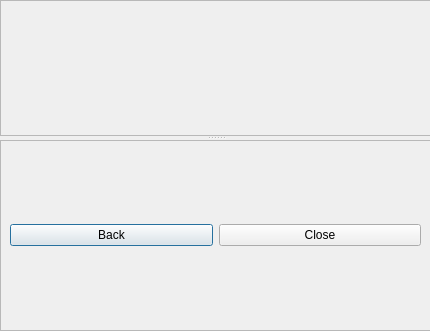
<?xml version="1.0" encoding="UTF-8"?>
<ui version="4.0">
 <class>DevWindow</class>
 <widget class="QDialog" name="DevWindow">
  <property name="geometry">
   <rect>
    <x>0</x>
    <y>0</y>
    <width>430</width>
    <height>331</height>
   </rect>
  </property>
  <property name="windowTitle">
   <string>Dialog</string>
  </property>
  <widget class="QWidget" name="widget" native="true">
   <property name="geometry">
    <rect>
     <x>0</x>
     <y>0</y>
     <width>431</width>
     <height>331</height>
    </rect>
   </property>
   <property name="sizePolicy">
    <sizepolicy hsizetype="Expanding" vsizetype="Expanding">
     <horstretch>0</horstretch>
     <verstretch>0</verstretch>
    </sizepolicy>
   </property>
   <layout class="QHBoxLayout" name="horizontalLayout_2">
    <item>
     <widget class="QSplitter" name="splitter">
      <property name="orientation">
       <enum>Qt::Vertical</enum>
      </property>
      <widget class="QFrame" name="frame">
       <property name="frameShape">
        <enum>QFrame::StyledPanel</enum>
       </property>
       <property name="frameShadow">
        <enum>QFrame::Raised</enum>
       </property>
      </widget>
      <widget class="QFrame" name="btnFrame">
       <property name="frameShape">
        <enum>QFrame::StyledPanel</enum>
       </property>
       <property name="frameShadow">
        <enum>QFrame::Raised</enum>
       </property>
       <layout class="QGridLayout" name="gridLayout">
        <item row="0" column="0">
         <widget class="QPushButton" name="btnBack">
          <property name="text">
           <string>Back</string>
          </property>
         </widget>
        </item>
        <item row="0" column="1">
         <widget class="QPushButton" name="btnClose">
          <property name="text">
           <string>Close</string>
          </property>
         </widget>
        </item>
       </layout>
      </widget>
     </widget>
    </item>
   </layout>
  </widget>
 </widget>
 <resources/>
 <connections/>
</ui>
